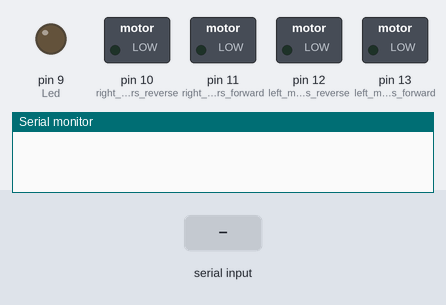
The sketch below on a simulated Arduino Uno, built with avr-gcc and run on an emulated ATmega328P. Parts: switched loads named in the sketch (green lamp = pin HIGH), output pins drawn as LEDs (lit = HIGH), the last lines printed to the serial monitor. Inputs (shaded band) come from the test bench.

Above: at 1.2 s.
1.3 s: "F" received over Serial
At 2.6 s:
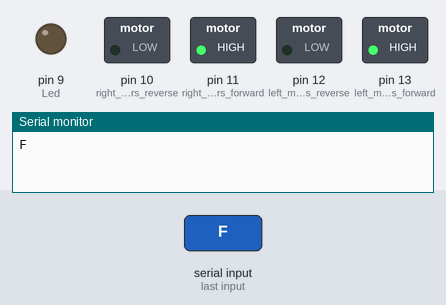
2.9 s: "G" received over Serial
At 3.8 s:
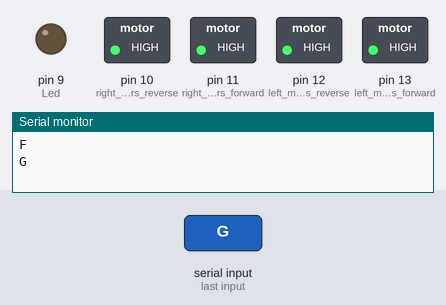
4.5 s: "W" received over Serial
At 5.0 s:
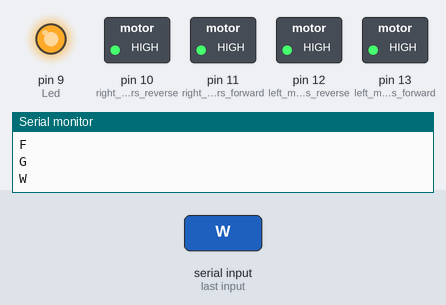
6.0 s: "S" received over Serial
At 7.2 s:
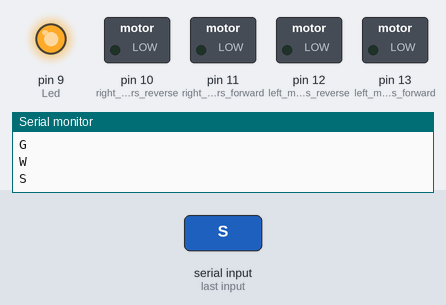
7.5 s: "L" received over Serial
At 8.5 s:
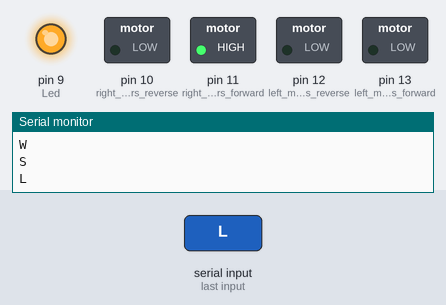
9.0 s: "R" received over Serial
At 9.6 s:
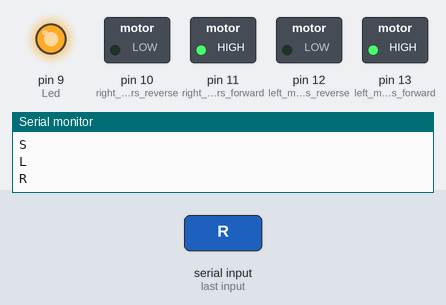
Timing chart, 0 to 11.5 s (numbered marks = the images above; inputs shaded):
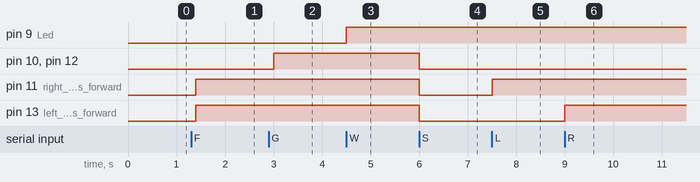

Measured:
- after the input at 1.3 s, pin 11 (right_motors_forward), pin 13 (left_motors_forward): LOW → HIGH after 0.10 s
- after the input at 2.9 s, pin 10 (right_motors_reverse), pin 12 (left_motors_reverse): LOW → HIGH after 0.10 s
- after the input at 4.5 s, pin 9 (Led): LOW → HIGH at once
- after the input at 6.0 s, pin 10 (right_motors_reverse), pin 11 (right_motors_forward), pin 12 (left_motors_reverse), pin 13 (left_motors_forward): HIGH → LOW at once
- after the input at 7.5 s, pin 11 (right_motors_forward): LOW → HIGH at once
- after the input at 9.0 s, pin 13 (left_motors_forward): LOW → HIGH at once

The sketch:

main.ino
```cpp
char t;

void setup() {
pinMode(13,OUTPUT);   //left motors forward
pinMode(12,OUTPUT);   //left motors reverse
pinMode(11,OUTPUT);   //right motors forward
pinMode(10,OUTPUT);   //right motors reverse
pinMode(9,OUTPUT);   //Led
Serial.begin(9600);

}

void loop() {
if(Serial.available()){
  t = Serial.read();
  Serial.println(t);
}

if(t == 'F'){            //move forward(all motors rotate in forward direction)
  digitalWrite(13,HIGH);
  digitalWrite(11,HIGH);
}

else if(t == 'G'){      //move reverse (all motors rotate in reverse direction)
  digitalWrite(12,HIGH);
  digitalWrite(10,HIGH);
}

else if(t == 'L'){      //turn right (left side motors rotate in forward direction, right side motors doesn't rotate)
  digitalWrite(11,HIGH);
}

else if(t == 'R'){      //turn left (right side motors rotate in forward direction, left side motors doesn't rotate)
  digitalWrite(13,HIGH);
}

else if(t == 'W'){    //turn led on or off)
  digitalWrite(9,HIGH);
}
else if(t == 'w'){
  digitalWrite(9,LOW);
}

else if(t == 'S'){      //STOP (all motors stop)
  digitalWrite(13,LOW);
  digitalWrite(12,LOW);
  digitalWrite(11,LOW);
  digitalWrite(10,LOW);
}
delay(100);
}
```
